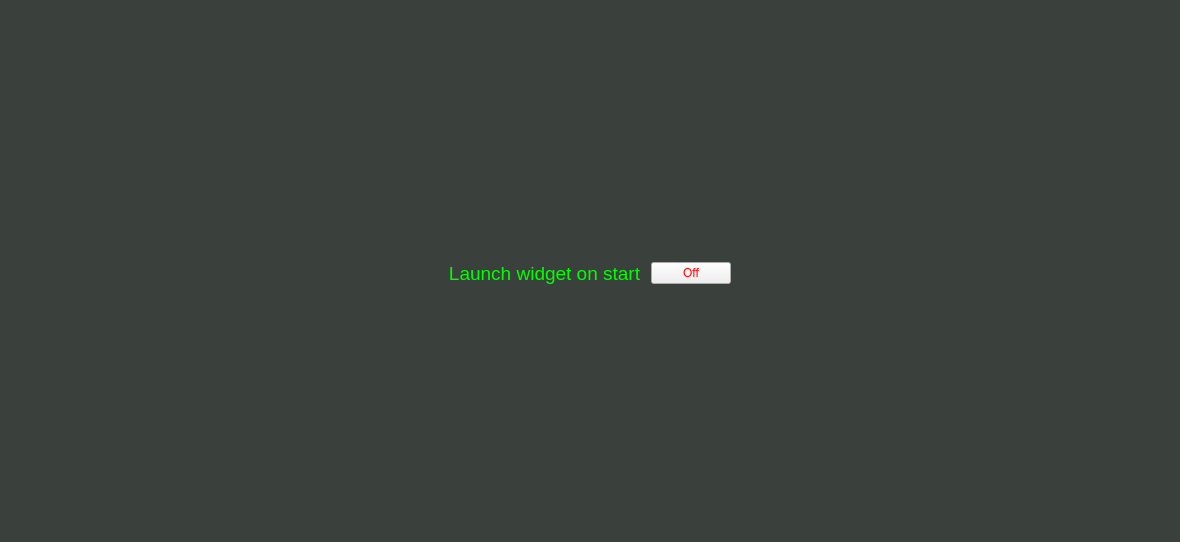
          <widget class="QWidget" name="scrollAreaWidgetContents_5">
           <property name="geometry">
            <rect>
             <x>0</x>
             <y>0</y>
             <width>1180</width>
             <height>542</height>
            </rect>
           </property>
           <property name="sizePolicy">
            <sizepolicy hsizetype="Expanding" vsizetype="Expanding">
             <horstretch>0</horstretch>
             <verstretch>0</verstretch>
            </sizepolicy>
           </property>
           <property name="palette">
            <palette>
             <active>
              <colorrole role="Window">
               <brush brushstyle="SolidPattern">
                <color alpha="200">
                 <red>4</red>
                 <green>12</green>
                 <blue>6</blue>
                </color>
               </brush>
              </colorrole>
             </active>
             <inactive>
              <colorrole role="Window">
               <brush brushstyle="SolidPattern">
                <color alpha="200">
                 <red>4</red>
                 <green>12</green>
                 <blue>6</blue>
                </color>
               </brush>
              </colorrole>
             </inactive>
             <disabled>
              <colorrole role="Base">
               <brush brushstyle="SolidPattern">
                <color alpha="200">
                 <red>4</red>
                 <green>12</green>
                 <blue>6</blue>
                </color>
               </brush>
              </colorrole>
              <colorrole role="Window">
               <brush brushstyle="SolidPattern">
                <color alpha="200">
                 <red>4</red>
                 <green>12</green>
                 <blue>6</blue>
                </color>
               </brush>
              </colorrole>
             </disabled>
            </palette>
           </property>
           <layout class="QVBoxLayout" name="verticalLayout_14">
            <property name="spacing">
             <number>0</number>
            </property>
            <property name="leftMargin">
             <number>0</number>
            </property>
            <property name="topMargin">
             <number>5</number>
            </property>
            <property name="rightMargin">
             <number>0</number>
            </property>
            <property name="bottomMargin">
             <number>0</number>
            </property>
            <item>
             <widget class="QWidget" name="widget_16" native="true">
              <property name="sizePolicy">
               <sizepolicy hsizetype="Preferred" vsizetype="Preferred">
                <horstretch>0</horstretch>
                <verstretch>0</verstretch>
               </sizepolicy>
              </property>
              <property name="minimumSize">
               <size>
                <width>0</width>
                <height>350</height>
               </size>
              </property>
              <property name="maximumSize">
               <size>
                <width>16777215</width>
                <height>16777215</height>
               </size>
              </property>
              <property name="baseSize">
               <size>
                <width>0</width>
                <height>375</height>
               </size>
              </property>
              <layout class="QHBoxLayout" name="horizontalLayout_14" stretch="0">
               <property name="spacing">
                <number>10</number>
               </property>
               <property name="leftMargin">
                <number>0</number>
               </property>
               <property name="topMargin">
                <number>0</number>
               </property>
               <property name="rightMargin">
                <number>0</number>
               </property>
               <property name="bottomMargin">
                <number>0</number>
               </property>
               <item>
                <widget class="QWidget" name="widget_14" native="true">
                 <property name="sizePolicy">
                  <sizepolicy hsizetype="Fixed" vsizetype="Fixed">
                   <horstretch>0</horstretch>
                   <verstretch>0</verstretch>
                  </sizepolicy>
                 </property>
                 <layout class="QHBoxLayout" name="horizontalLayout_15">
                  <property name="spacing">
                   <number>10</number>
                  </property>
                  <item>
                   <widget class="QLabel" name="label_6">
                    <property name="sizePolicy">
                     <sizepolicy hsizetype="Fixed" vsizetype="Fixed">
                      <horstretch>0</horstretch>
                      <verstretch>0</verstretch>
                     </sizepolicy>
                    </property>
                    <property name="font">
                     <font>
                      <pointsize>14</pointsize>
                      <stylestrategy>PreferDefault</stylestrategy>
                     </font>
                    </property>
                    <property name="styleSheet">
                     <string notr="true">color: rgb(0, 255, 0);</string>
                    </property>
                    <property name="text">
                     <string>Launch widget on start</string>
                    </property>
                    <property name="alignment">
                     <set>Qt::AlignCenter</set>
                    </property>
                   </widget>
                  </item>
                  <item>
                   <widget class="QPushButton" name="launch_widget_on_start">
                    <property name="sizePolicy">
                     <sizepolicy hsizetype="Fixed" vsizetype="Fixed">
                      <horstretch>0</horstretch>
                      <verstretch>0</verstretch>
                     </sizepolicy>
                    </property>
                    <property name="minimumSize">
                     <size>
                      <width>0</width>
                      <height>0</height>
                     </size>
                    </property>
                    <property name="maximumSize">
                     <size>
                      <width>16777215</width>
                      <height>16777215</height>
                     </size>
                    </property>
                    <property name="font">
                     <font>
                      <pointsize>9</pointsize>
                      <stylestrategy>PreferDefault</stylestrategy>
                     </font>
                    </property>
                    <property name="cursor">
                     <cursorShape>PointingHandCursor</cursorShape>
                    </property>
                    <property name="styleSheet">
                     <string notr="true">color: rgb(255, 0, 0);</string>
                    </property>
                    <property name="text">
                     <string>Off</string>
                    </property>
                   </widget>
                  </item>
                 </layout>
                </widget>
               </item>
              </layout>
             </widget>
            </item>
           </layout>
          </widget>
